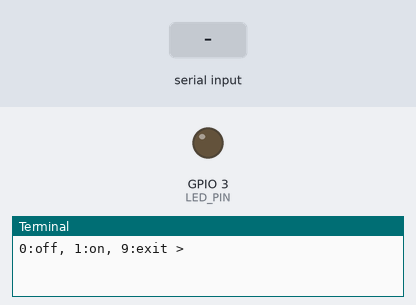
The program below on a simulated Raspberry Pi (BCM pin numbers). Parts: output pins drawn as LEDs (lit = HIGH), the last lines printed to the terminal. The inputs (shaded band) are chosen by the test bench.

Above: at 1.2 s.
1.3 s: "1" typed at the terminal, then Enter
At 2.5 s:
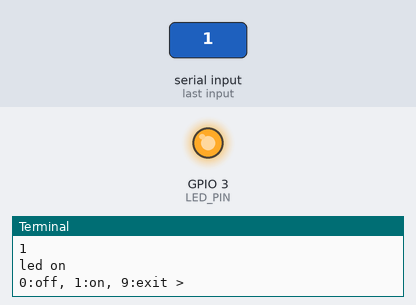
2.8 s: "0" typed at the terminal, then Enter
At 3.8 s:
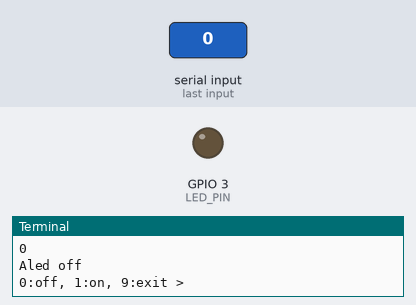
Timing chart, 0 to 5.8 s (numbered marks = the images above; inputs shaded):
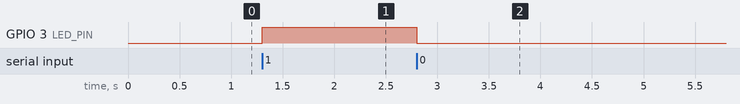

Measured:
- after the input at 1.3 s, GPIO 3 (LED_PIN): LOW → HIGH at once
- after the input at 2.8 s, GPIO 3 (LED_PIN): HIGH → LOW at once

The program:

led_blink_input.py
```python
import RPi.GPIO as GPIO

LED_PIN = 3
GPIO.setmode(GPIO.BCM)
GPIO.setup(LED_PIN, GPIO.OUT)
try:
    while True:
        val = input("0:off, 1:on, 9:exit >")
        if val =='0':
            GPIO.output(LED_PIN, GPIO.LOW)
            print('Aled off')
        elif val == '1':
            GPIO.output(LED_PIN, GPIO.HIGH)
            print('led on')
        elif val =='9':
            break
finally:
    GPIO.cleanup()
    print('clean up and exit')
```
